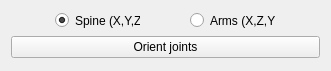
      <widget class="QWidget" name="layoutWidget">
       <property name="geometry">
        <rect>
         <x>10</x>
         <y>350</y>
         <width>331</width>
         <height>71</height>
        </rect>
       </property>
       <layout class="QVBoxLayout" name="verticalLayout_16">
        <item>
         <layout class="QHBoxLayout" name="horizontalLayout_13">
          <item>
           <widget class="QRadioButton" name="SpineOrientRadioButton">
            <property name="maximumSize">
             <size>
              <width>85</width>
              <height>15</height>
             </size>
            </property>
            <property name="text">
             <string>Spine (X,Y,Z)</string>
            </property>
            <property name="checked">
             <bool>true</bool>
            </property>
           </widget>
          </item>
          <item>
           <widget class="QRadioButton" name="ArmsOrientRadioButton">
            <property name="maximumSize">
             <size>
              <width>85</width>
              <height>15</height>
             </size>
            </property>
            <property name="text">
             <string>Arms (X,Z,Y)</string>
            </property>
            <property name="checked">
             <bool>false</bool>
            </property>
           </widget>
          </item>
         </layout>
        </item>
        <item>
         <layout class="QHBoxLayout" name="horizontalLayout_14">
          <item>
           <widget class="QPushButton" name="OrientJointsBtn">
            <property name="text">
             <string>Orient joints</string>
            </property>
            <property name="icon">
             <iconset resource="Resources/iconResources.qrc">
              <normaloff>:/icon/Axis.png</normaloff>:/icon/Axis.png</iconset>
            </property>
            <property name="iconSize">
             <size>
              <width>20</width>
              <height>20</height>
             </size>
            </property>
           </widget>
          </item>
         </layout>
        </item>
       </layout>
      </widget>
